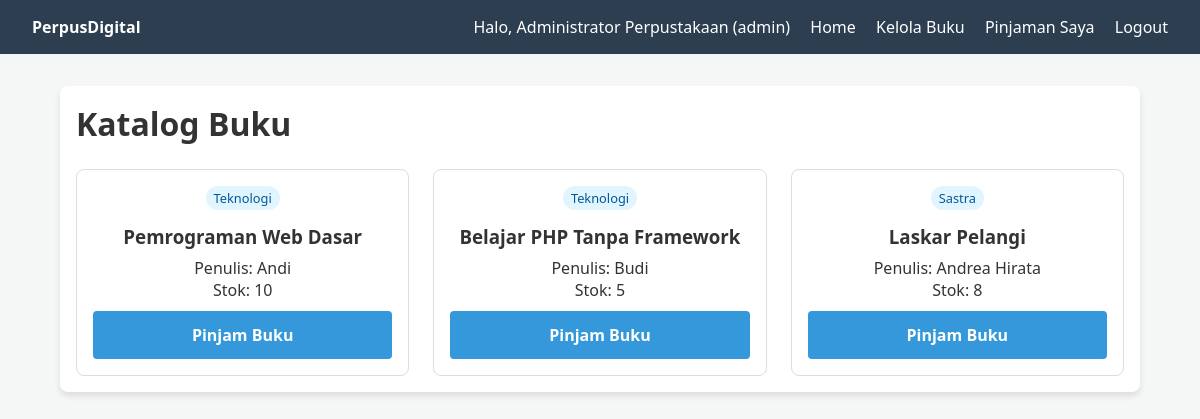
/index.php (signed in), run on the app's committed database.
### tables this page shows
CREATE TABLE IF NOT EXISTS buku (
    id INT AUTO_INCREMENT PRIMARY KEY,
    kategori_id INT,
    judul VARCHAR(255) NOT NULL,
    penulis VARCHAR(100) NOT NULL,
    penerbit VARCHAR(100),
    tahun_terbit YEAR,
    stok INT DEFAULT 0,
    gambar VARCHAR(255),
    FOREIGN KEY (kategori_id) REFERENCES kategori(id) ON DELETE SET NULL
);

CREATE TABLE IF NOT EXISTS kategori (
    id INT AUTO_INCREMENT PRIMARY KEY,
    nama_kategori VARCHAR(50) NOT NULL
);

### includes/functions.php (called while the page is built, shortened)
<?php
function query($query) {
    global $conn;
    $result = mysqli_query($conn, $query);
    $rows = [];
    while ($row = mysqli_fetch_assoc($result)) {
        $rows[] = $row;
    }
    return $rows;
}
?>

### index.php (the view, shortened to what this page needs)
<?php
require 'includes/config.php';
require 'includes/functions.php';
$buku = query("SELECT b.*, k.nama_kategori FROM buku b JOIN kategori k ON b.kategori_id = k.id");
?>
<!DOCTYPE html>
<html lang="id">
<head>
    <link rel="stylesheet" href="css/style.css">
</head>
<body>
    <nav>
        <div class="logo"><strong>PerpusDigital</strong></div>
        <div class="menu">
            <span>Halo, <?= $_SESSION['nama']; ?> (<?= $_SESSION['role']; ?>)</span>
            <a href="index.php">Home</a>
            <?php if ($_SESSION['role'] === 'admin') : ?>
                <a href="admin_buku.php">Kelola Buku</a>
            <?php endif; ?>
            <a href="peminjaman.php">Pinjaman Saya</a>
            <a href="logout.php" onclick="return confirm('Yakin ingin logout?')">Logout</a>
        </div>
    </nav>
    <div class="container">
        <h1>Katalog Buku</h1>
        <div class="book-grid">
            <?php foreach ($buku as $row) : ?>
                <div class="book-card">
                    <span class="badge"><?= $row['nama_kategori']; ?></span>
                    <h3><?= $row['judul']; ?></h3>
                    <p>Penulis: <?= $row['penulis']; ?></p>
                    <p>Stok: <?= $row['stok']; ?></p>
                    <a href="pinjam_proses.php?id=<?= $row['id']; ?>" class="btn btn-primary" style="margin-top: 10px;" onclick="return confirm('Pinjam buku ini?')">Pinjam Buku</a>
                </div>
            <?php endforeach; ?>
        </div>
    </div>
</body>
</html>

### css/style.css (style rules this page uses)
* { margin: 0; padding: 0; box-sizing: border-box; font-family: 'Segoe UI', Tahoma, Geneva, Verdana, sans-serif; }
body { background-color: #f4f7f6; color: #333; }
nav { background-color: #2c3e50; color: white; padding: 1rem 2rem; display: flex; justify-content: space-between; align-items: center; }
nav a { color: white; text-decoration: none; margin-left: 1rem; }
.container { width: 90%; max-width: 1200px; margin: 2rem auto; padding: 1rem; background: white; border-radius: 8px; box-shadow: 0 4px 6px rgba(0,0,0,0.1); }
.btn { display: inline-block; padding: 0.8rem 1.5rem; border: none; border-radius: 4px; cursor: pointer; text-decoration: none; font-weight: bold; transition: background 0.3s; }
.btn-primary { background-color: #3498db; color: white; width: 100%; }
.book-grid { display: grid; grid-template-columns: repeat(auto-fill, minmax(250px, 1fr)); gap: 1.5rem; margin-top: 1.5rem; }
.book-card { border: 1px solid #ddd; border-radius: 8px; padding: 1rem; text-align: center; transition: transform 0.2s; }
.book-card h3 { margin: 1rem 0 0.5rem; }
.badge { padding: 0.2rem 0.5rem; border-radius: 12px; font-size: 0.8rem; background: #e1f5fe; color: #01579b; }

### data on the page
buku: kategori.nama_kategori "Teknologi", judul "Pemrograman Web Dasar", penulis "Andi", stok "10"
buku: kategori.nama_kategori "Teknologi", judul "Belajar PHP Tanpa Framework", penulis "Budi", stok "5"
buku: kategori.nama_kategori "Sastra", judul "Laskar Pelangi", penulis "Andrea Hirata", stok "8"

### other printed values
$_SESSION['nama'] "Administrator Perpustakaan"
$_SESSION['role'] "admin"
